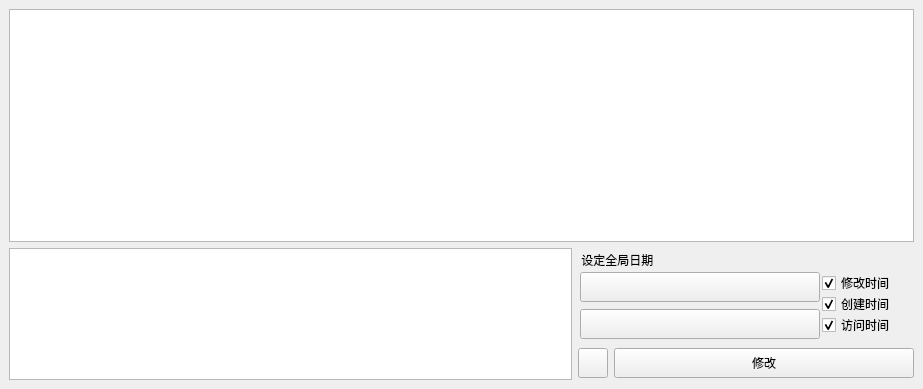
<?xml version="1.0" encoding="UTF-8"?>
<ui version="4.0">
 <class>MainWindow</class>
 <widget class="QMainWindow" name="MainWindow">
  <property name="geometry">
   <rect>
    <x>0</x>
    <y>0</y>
    <width>923</width>
    <height>389</height>
   </rect>
  </property>
  <property name="windowTitle">
   <string>MainWindow</string>
  </property>
  <widget class="QWidget" name="centralwidget">
   <layout class="QGridLayout" name="gridLayout_3">
    <item row="0" column="0">
     <layout class="QGridLayout" name="gridLayout_2">
      <item row="0" column="0">
       <widget class="TableWidget" name="table_widget_info_bar"/>
      </item>
      <item row="1" column="0">
       <layout class="QGridLayout" name="gridLayout">
        <item row="0" column="0" rowspan="2">
         <widget class="TextEdit" name="text_edit_path_input">
          <property name="sizePolicy">
           <sizepolicy hsizetype="Minimum" vsizetype="Maximum">
            <horstretch>0</horstretch>
            <verstretch>0</verstretch>
           </sizepolicy>
          </property>
          <property name="minimumSize">
           <size>
            <width>500</width>
            <height>132</height>
           </size>
          </property>
          <property name="maximumSize">
           <size>
            <width>16777215</width>
            <height>132</height>
           </size>
          </property>
         </widget>
        </item>
        <item row="0" column="1">
         <layout class="QVBoxLayout" name="verticalLayout_3">
          <property name="spacing">
           <number>0</number>
          </property>
          <item>
           <widget class="StrongBodyLabel" name="StrongBodyLabel">
            <property name="minimumSize">
             <size>
              <width>90</width>
              <height>20</height>
             </size>
            </property>
            <property name="maximumSize">
             <size>
              <width>90</width>
              <height>20</height>
             </size>
            </property>
            <property name="text">
             <string> 设定全局日期</string>
            </property>
           </widget>
          </item>
          <item>
           <layout class="QGridLayout" name="gridLayout_4">
            <item row="0" column="1">
             <layout class="QVBoxLayout" name="verticalLayout_2">
              <property name="spacing">
               <number>0</number>
              </property>
              <item>
               <widget class="CheckBox" name="check_box_modify_time">
                <property name="minimumSize">
                 <size>
                  <width>29</width>
                  <height>10</height>
                 </size>
                </property>
                <property name="maximumSize">
                 <size>
                  <width>90</width>
                  <height>20</height>
                 </size>
                </property>
                <property name="text">
                 <string>修改时间</string>
                </property>
                <property name="checked">
                 <bool>true</bool>
                </property>
               </widget>
              </item>
              <item>
               <widget class="CheckBox" name="check_box_create_time">
                <property name="minimumSize">
                 <size>
                  <width>29</width>
                  <height>10</height>
                 </size>
                </property>
                <property name="maximumSize">
                 <size>
                  <width>90</width>
                  <height>20</height>
                 </size>
                </property>
                <property name="text">
                 <string>创建时间</string>
                </property>
                <property name="checked">
                 <bool>true</bool>
                </property>
               </widget>
              </item>
              <item>
               <widget class="CheckBox" name="check_box_access_time">
                <property name="minimumSize">
                 <size>
                  <width>29</width>
                  <height>10</height>
                 </size>
                </property>
                <property name="maximumSize">
                 <size>
                  <width>90</width>
                  <height>20</height>
                 </size>
                </property>
                <property name="text">
                 <string>访问时间</string>
                </property>
                <property name="checked">
                 <bool>true</bool>
                </property>
               </widget>
              </item>
             </layout>
            </item>
            <item row="0" column="0">
             <layout class="QVBoxLayout" name="verticalLayout">
              <property name="spacing">
               <number>7</number>
              </property>
              <item>
               <widget class="CalendarPicker" name="calendar_picker_ymd">
                <property name="minimumSize">
                 <size>
                  <width>240</width>
                  <height>30</height>
                 </size>
                </property>
                <property name="maximumSize">
                 <size>
                  <width>240</width>
                  <height>30</height>
                 </size>
                </property>
                <property name="autoDefault">
                 <bool>false</bool>
                </property>
                <property name="dateFormat">
                 <enum>Qt::LocalDate</enum>
                </property>
               </widget>
              </item>
              <item>
               <widget class="TimePicker" name="time_picker_hms">
                <property name="enabled">
                 <bool>true</bool>
                </property>
                <property name="minimumSize">
                 <size>
                  <width>240</width>
                  <height>30</height>
                 </size>
                </property>
                <property name="maximumSize">
                 <size>
                  <width>240</width>
                  <height>30</height>
                 </size>
                </property>
                <property name="focusPolicy">
                 <enum>Qt::StrongFocus</enum>
                </property>
                <property name="toolTip">
                 <string/>
                </property>
                <property name="styleSheet">
                 <string notr="true">ScrollButton {
    background-color: rgb(249, 249, 249);
    border: none;
    border-radius: 7px;
}

CycleListWidget {
    background-color: transparent;
    border: none;
    border-top-left-radius: 7px;
    border-top-right-radius: 7px;
    outline: none;
    font: 14px 'Segoe UI', 'Microsoft YaHei', 'PingFang SC';
}

CycleListWidget::item {
    color: black;
    background-color: transparent;
    border: none;
    border-radius: 5px;
    margin: 0 4px;
    padding-left: 11px;
    padding-right: 11px;
}

CycleListWidget::item:hover {
    background-color: rgba(0, 0, 0, 9);
}

CycleListWidget::item:selected {
    background-color: rgba(0, 0, 0, 9);
}

CycleListWidget::item:selected:active {
    background-color: rgba(0, 0, 0, 6);
}

PickerPanel &gt; #view {
    background-color: rgb(249, 249, 249);
    border: 1px solid rgba(0, 0, 0, 0.14);
    border-radius: 7px;
}

SeparatorWidget {
    background-color: rgb(234, 234, 234);
}

ItemMaskWidget {
    font: 14px 'Segoe UI', 'Microsoft YaHei', 'PingFang SC';
}

PickerBase {
    font: 14px 'Segoe UI', 'Microsoft YaHei', 'PingFang SC';
    background: rgba(255, 255, 255, 0.7);
    border: 1px solid rgba(0, 0, 0, 0.073);
    border-bottom: 1px solid rgba(0, 0, 0, 0.183);
    border-radius: 5px;
    outline: none;
}

PickerBase:hover {
    background: rgba(249, 249, 249, 0.5);
}

PickerBase:pressed {
    background: rgba(249, 249, 249, 0.3);
    border-bottom: 1px solid rgba(0, 0, 0, 0.073);
}

PickerBase:disabled {
    color: rgba(0, 0, 0, 0.36);
    background: rgba(255, 255, 255, 0.3);
    border: 1px solid rgba(0, 0, 0, 0.06);
    border-bottom: 1px solid rgba(0, 0, 0, 0.06);
}

#pickerButton {
    font: 14px 'Segoe UI', 'Microsoft YaHei', 'PingFang SC';
    color: rgba(0, 0, 0, 0.6);
    background-color: transparent;
    border: none;
    outline: none;
    padding-left: 10px;
    padding-right: 10px;
}

#pickerButton:disabled {
    color: rgba(0, 0, 0, 0.36);
}

#pickerButton[hasBorder=true]:enabled {
    border-right: 1px solid rgba(0, 0, 0, 0.073);
}

#pickerButton[hasBorder=true]:disabled {
    border-right: 1px solid rgba(0, 0, 0, 0.06);
}

#pickerButton[hasBorder=false] {
    border-right: transparent;
}

#pickerButton[enter=true]:enabled {
    color: rgba(0, 0, 0, 0.896);
}

#pickerButton[hasValue=true]:enabled{
    color: rgb(0, 0, 0);
}

#pickerButton[pressed=true] {
    color: rgba(0, 0, 0, 0.6);
}

#pickerButton[align=&quot;center&quot;] {
    text-align: center;
}

#pickerButton[align=&quot;left&quot;] {
    text-align: left;
}

#pickerButton[align=&quot;right&quot;] {
    text-align: right;
}
</string>
                </property>
                <property name="locale">
                 <locale language="Chinese" country="China"/>
                </property>
                <property name="text">
                 <string/>
                </property>
                <property name="autoDefault">
                 <bool>false</bool>
                </property>
                <property name="default">
                 <bool>false</bool>
                </property>
                <property name="flat">
                 <bool>false</bool>
                </property>
                <property name="secondVisible">
                 <bool>true</bool>
                </property>
               </widget>
              </item>
             </layout>
            </item>
           </layout>
          </item>
         </layout>
        </item>
        <item row="1" column="1">
         <layout class="QHBoxLayout" name="horizontalLayout">
          <item>
           <widget class="ToolButton" name="tool_button_open_dir">
            <property name="sizePolicy">
             <sizepolicy hsizetype="Minimum" vsizetype="Fixed">
              <horstretch>0</horstretch>
              <verstretch>0</verstretch>
             </sizepolicy>
            </property>
            <property name="minimumSize">
             <size>
              <width>30</width>
              <height>30</height>
             </size>
            </property>
            <property name="maximumSize">
             <size>
              <width>30</width>
              <height>30</height>
             </size>
            </property>
           </widget>
          </item>
          <item>
           <widget class="PushButton" name="push_button_change_time">
            <property name="sizePolicy">
             <sizepolicy hsizetype="Fixed" vsizetype="Fixed">
              <horstretch>0</horstretch>
              <verstretch>0</verstretch>
             </sizepolicy>
            </property>
            <property name="minimumSize">
             <size>
              <width>300</width>
              <height>30</height>
             </size>
            </property>
            <property name="maximumSize">
             <size>
              <width>300</width>
              <height>30</height>
             </size>
            </property>
            <property name="text">
             <string>修改</string>
            </property>
           </widget>
          </item>
         </layout>
        </item>
       </layout>
      </item>
     </layout>
    </item>
   </layout>
  </widget>
 </widget>
 <customwidgets>
  <customwidget>
   <class>CheckBox</class>
   <extends>QCheckBox</extends>
   <header>qfluentwidgets</header>
  </customwidget>
  <customwidget>
   <class>PushButton</class>
   <extends>QPushButton</extends>
   <header>qfluentwidgets</header>
  </customwidget>
  <customwidget>
   <class>ToolButton</class>
   <extends>QToolButton</extends>
   <header>qfluentwidgets</header>
  </customwidget>
  <customwidget>
   <class>CalendarPicker</class>
   <extends>QPushButton</extends>
   <header>qfluentwidgets</header>
  </customwidget>
  <customwidget>
   <class>TimePicker</class>
   <extends>QPushButton</extends>
   <header>qfluentwidgets</header>
  </customwidget>
  <customwidget>
   <class>StrongBodyLabel</class>
   <extends>QLabel</extends>
   <header>qfluentwidgets</header>
  </customwidget>
  <customwidget>
   <class>TextEdit</class>
   <extends>QTextEdit</extends>
   <header>qfluentwidgets</header>
  </customwidget>
  <customwidget>
   <class>TableWidget</class>
   <extends>QTableWidget</extends>
   <header>qfluentwidgets</header>
  </customwidget>
 </customwidgets>
 <resources/>
 <connections/>
</ui>
